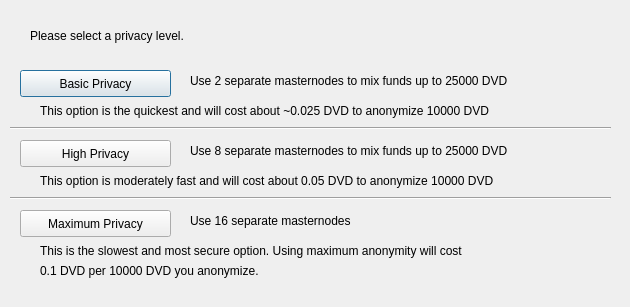
<?xml version="1.0" encoding="UTF-8"?>
<ui version="4.0">
 <class>ObfuscationConfig</class>
 <widget class="QDialog" name="ObfuscationConfig">
  <property name="geometry">
   <rect>
    <x>0</x>
    <y>0</y>
    <width>630</width>
    <height>307</height>
   </rect>
  </property>
  <property name="windowTitle">
   <string>Configure Obfuscation</string>
  </property>
  <widget class="QPushButton" name="buttonBasic">
   <property name="geometry">
    <rect>
     <x>20</x>
     <y>70</y>
     <width>151</width>
     <height>27</height>
    </rect>
   </property>
   <property name="text">
    <string>Basic Privacy</string>
   </property>
  </widget>
  <widget class="QPushButton" name="buttonHigh">
   <property name="geometry">
    <rect>
     <x>20</x>
     <y>140</y>
     <width>151</width>
     <height>27</height>
    </rect>
   </property>
   <property name="text">
    <string>High Privacy</string>
   </property>
  </widget>
  <widget class="QPushButton" name="buttonMax">
   <property name="geometry">
    <rect>
     <x>20</x>
     <y>210</y>
     <width>151</width>
     <height>27</height>
    </rect>
   </property>
   <property name="text">
    <string>Maximum Privacy</string>
   </property>
  </widget>
  <widget class="QLabel" name="label">
   <property name="geometry">
    <rect>
     <x>30</x>
     <y>20</y>
     <width>571</width>
     <height>31</height>
    </rect>
   </property>
   <property name="text">
    <string>Please select a privacy level.</string>
   </property>
  </widget>
  <widget class="QLabel" name="label_2">
   <property name="geometry">
    <rect>
     <x>190</x>
     <y>70</y>
     <width>421</width>
     <height>21</height>
    </rect>
   </property>
   <property name="text">
    <string>Use 2 separate masternodes to mix funds up to 25000 DVD</string>
   </property>
  </widget>
  <widget class="QLabel" name="label_3">
   <property name="geometry">
    <rect>
     <x>190</x>
     <y>140</y>
     <width>411</width>
     <height>21</height>
    </rect>
   </property>
   <property name="text">
    <string>Use 8 separate masternodes to mix funds up to 25000 DVD</string>
   </property>
  </widget>
  <widget class="QLabel" name="label_4">
   <property name="geometry">
    <rect>
     <x>190</x>
     <y>210</y>
     <width>421</width>
     <height>21</height>
    </rect>
   </property>
   <property name="text">
    <string>Use 16 separate masternodes</string>
   </property>
  </widget>
  <widget class="QLabel" name="label_6">
   <property name="geometry">
    <rect>
     <x>40</x>
     <y>100</y>
     <width>561</width>
     <height>21</height>
    </rect>
   </property>
   <property name="text">
    <string>This option is the quickest and will cost about ~0.025 DVD to anonymize 10000 DVD</string>
   </property>
  </widget>
  <widget class="QLabel" name="label_7">
   <property name="geometry">
    <rect>
     <x>40</x>
     <y>170</y>
     <width>561</width>
     <height>21</height>
    </rect>
   </property>
   <property name="text">
    <string>This option is moderately fast and will cost about 0.05 DVD to anonymize 10000 DVD</string>
   </property>
  </widget>
  <widget class="QLabel" name="label_8">
   <property name="geometry">
    <rect>
     <x>40</x>
     <y>240</y>
     <width>561</width>
     <height>21</height>
    </rect>
   </property>
   <property name="text">
    <string>This is the slowest and most secure option. Using maximum anonymity will cost</string>
   </property>
  </widget>
  <widget class="QLabel" name="label_9">
   <property name="geometry">
    <rect>
     <x>40</x>
     <y>260</y>
     <width>561</width>
     <height>21</height>
    </rect>
   </property>
   <property name="text">
    <string>0.1 DVD per 10000 DVD you anonymize.</string>
   </property>
  </widget>
  <widget class="Line" name="line">
   <property name="geometry">
    <rect>
     <x>10</x>
     <y>120</y>
     <width>601</width>
     <height>16</height>
    </rect>
   </property>
   <property name="orientation">
    <enum>Qt::Horizontal</enum>
   </property>
  </widget>
  <widget class="Line" name="line_2">
   <property name="geometry">
    <rect>
     <x>10</x>
     <y>190</y>
     <width>601</width>
     <height>16</height>
    </rect>
   </property>
   <property name="orientation">
    <enum>Qt::Horizontal</enum>
   </property>
  </widget>
 </widget>
 <resources/>
 <connections/>
</ui>
